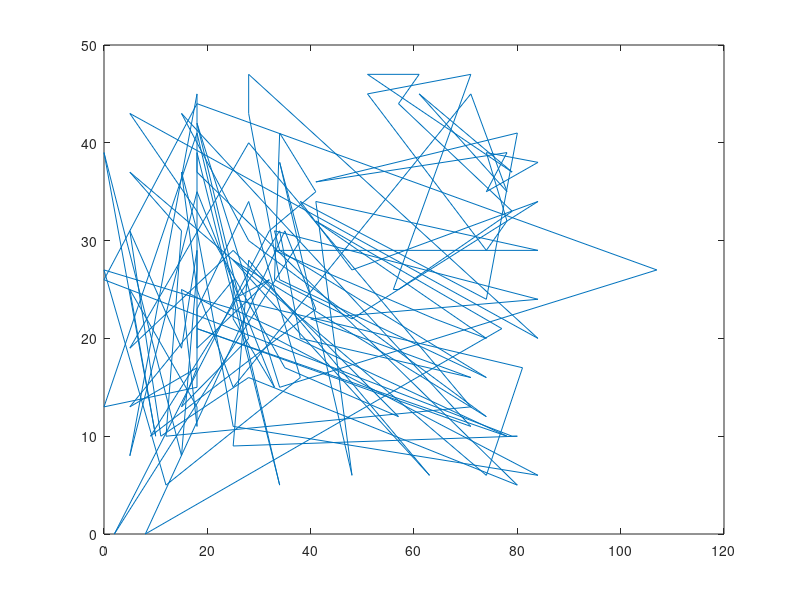

This figure's MATLAB source:

dataset = importdata('data131.txt');
nodes = dataset.data(:,:);
n = size(nodes,1); % numbers of node
c = 1;
s = nodes(randi([1 n]),:);
t = []; % tour
t = s; % Starting node
nodes(s(1,1),:) = []; % remove node

while c < n
    j = s;
    euclDist = inf;
    closest = inf;
    for i = 1:size(nodes,1);
        euclDist = sqrt((j(1,2)-nodes(i,2))^2+(j(1,3)-nodes(i,3))^2);
        if euclDist < closest;
            closest = euclDist;
            k = nodes(i,:);
        else
        end
    end
   t(c+1,:) = k;
   nodes(find(nodes == k(1,1),1),:) = [] ;
   j = k;
   c=c+1;
end
x=[];
y=[];
% x=[x,t(t(1,1),2)]
for i = 1:length(t)
    x=[x,t(t(i,1),2)]
    y=[y,t(t(i,1),3)]
end
 x=[x,t(t(1,1),2)]
 y=[y,t(t(1,1),3)]
 plot(x,y)
fprintf(['\n Done! \n'])